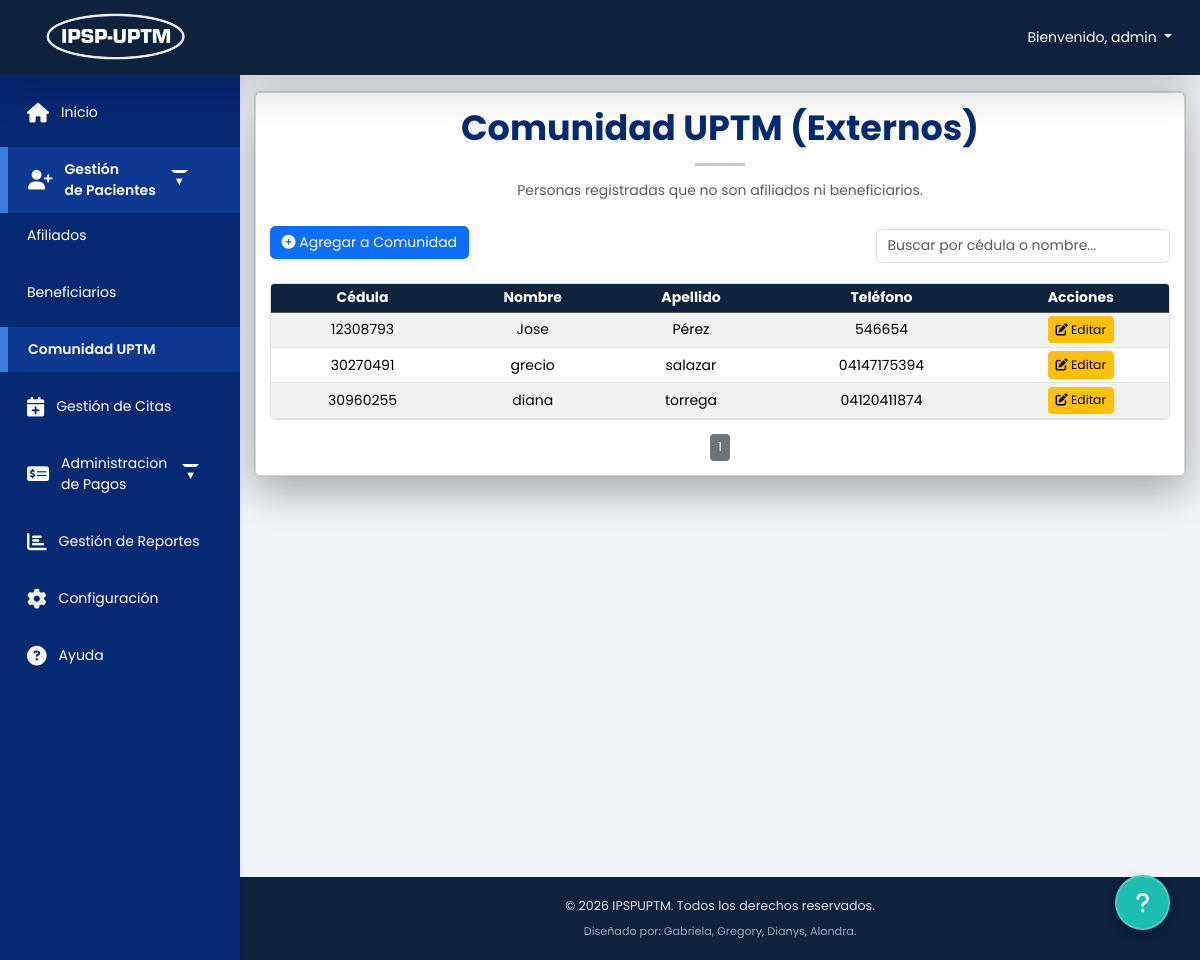
The app's page /home.php?vista=comunidaduptm (signed in) with its own data.
### tables this page shows
CREATE TABLE `persona` (
  `id_persona` int(11) NOT NULL,
  `cedula` int(11) NOT NULL,
  `nombre` varchar(50) NOT NULL,
  `apellido` varchar(50) NOT NULL,
  `fechanacimiento` date DEFAULT NULL,
  `genero` enum('Masculino','Femenino') DEFAULT NULL,
  `estado_civil` varchar(40) DEFAULT NULL,
  `telefono` varchar(20) NOT NULL,
  `correo` varchar(100) NOT NULL,
  `ocupacion` varchar(50) NOT NULL,
  `estado` text NOT NULL
);

### app/comunidaduptm/principal.php (the view, shortened to what this page needs)
<?php
include 'C:/xampp/htdocs/IPSPUPTM/config/database.php';
include 'C:/xampp/htdocs/IPSPUPTM/config/alertify.php';
$rowsPerPage = 15;
$currentPage = max(1, (int) ($_GET['page'] ?? 1));
$offset = ($currentPage - 1) * $rowsPerPage;
$sqlBase = "
    FROM persona p
    LEFT JOIN afiliados a    ON a.id_persona = p.id_persona
    LEFT JOIN beneficiarios b ON b.id_persona = p.id_persona
    WHERE a.id_persona IS NULL AND b.id_persona IS NULL
";
$sqlComunidad = "SELECT p.id_persona, p.cedula, p.nombre, p.apellido, p.telefono
                 $sqlBase
                 ORDER BY p.apellido ASC, p.nombre ASC
                 LIMIT ? OFFSET ?";
$stmt = $conn->prepare($sqlComunidad);
$stmt->bind_param("ii", $rowsPerPage, $offset);
$stmt->execute();
$comunidad = $stmt->get_result();
$totalRowsResult = $conn->query("SELECT COUNT(*) AS total $sqlBase");
$totalRows = $totalRowsResult ? (int) $totalRowsResult->fetch_assoc()['total'] : 0;
$totalPages = (int) ceil($totalRows / $rowsPerPage);
?>
<div class="card shadow-lg">
    <div class="mt-3 m-3 text-justify">
        <h1 class="fw-bold text-center" style="color: #062974;">Comunidad UPTM (Externos)</h1>
        <hr class="mx-auto" style="width: 50px; height: 3px; background-color: #062974;">
        <p class="text-muted text-center mb-0">
            Personas registradas que no son afiliados ni beneficiarios.
        </p>
        <div class="row mt-4 align-items-center">
            <div class="col-auto">
                <a href="#" class="btn btn-primary" data-bs-toggle="modal" data-bs-target="#formulariomodal">
                    <i class="fas fa-plus-circle"></i> Agregar a Comunidad
                </a>
            </div>
            <div class="col text-end mt-2">
                <input type="text" id="search" class="form-control w-auto d-inline-block"
                    placeholder="Buscar por cédula o nombre...">
            </div>
        </div>
        <div class="table-responsive">
            <table class="table table-sm table-striped table-hover mt-4">
                <thead class="table-dark">
                    <tr>
                        <th>Cédula</th>
                        <th>Nombre</th>
                        <th>Apellido</th>
                        <th>Teléfono</th>
                        <th>Acciones</th>
                    </tr>
                </thead>
                <tbody id="tabla-comunidad">
                    <?php if ($comunidad && $comunidad->num_rows > 0): ?>
                        <?php while ($row = $comunidad->fetch_assoc()): ?>
                        <tr>
                            <td class="text-center"><?= htmlspecialchars($row['cedula']) ?></td>
                            <td><?= htmlspecialchars($row['nombre']) ?></td>
                            <td><?= htmlspecialchars($row['apellido']) ?></td>
                            <td><?= htmlspecialchars($row['telefono']) ?></td>
                            <td class="text-center">
                                <a href="#" class="btn btn-warning btn-sm" data-bs-toggle="modal"
                                    data-bs-target="#editmodal"
                                    data-bs-cedula="<?= htmlspecialchars($row['cedula']) ?>"
                                    data-bs-id-persona="<?= (int) $row['id_persona'] ?>">
                                    <i class="fas fa-edit"></i> Editar
                                </a>
                            </td>
                        </tr>
                        <?php endwhile; ?>
                    <?php endif; ?>
                </tbody>
            </table>
        </div>
        <div class="d-flex justify-content-center mt-3">
            <?php for ($i = 1; $i <= $totalPages; $i++): ?>
            <a href="?page=<?= $i ?>"
                class="btn btn-sm <?= ($i == $currentPage) ? 'btn-secondary' : 'btn-primary' ?> mx-1">
                <?= $i ?>
            </a>
            <?php endfor; ?>
        </div>
    </div>
</div>

### assets/css/style.css (style rules this page uses)
html, body { margin: 0; padding: 0; overflow-x: hidden; width: 100%; font-family: 'Poppins', sans-serif; background-color: #f1f5f9; font-size: 14px; }
.table-responsive { max-width: 100%; overflow-x: auto; border-radius: 5px; border: 1px solid #dee2e6; margin-top: 20px; }
.table-responsive table { margin: 0 !important; width: 100%; }
.main, .table { word-wrap: break-word; word-break: break-word; }
.table th, .table td { text-align: center !important; vertical-align: middle !important; }
.table thead, .table-dark { --bs-table-bg: #0e213d !important; --bs-table-color: #ffffff !important; background-color: #0e213d !important; color: #ffffff !important; }
a { text-decoration: none; }
.table-responsive td, .table-responsive th { white-space: nowrap; }

### records on screen
persona: cedula "12308793", nombre "Jose", apellido "Pérez", telefono "546654"
persona: cedula "30270491", nombre "grecio", apellido "salazar", telefono "04147175394"
persona: cedula "30960255", nombre "diana", apellido "torrega", telefono "04120411874"

### other values on screen
$_SESSION['username'] "admin"
